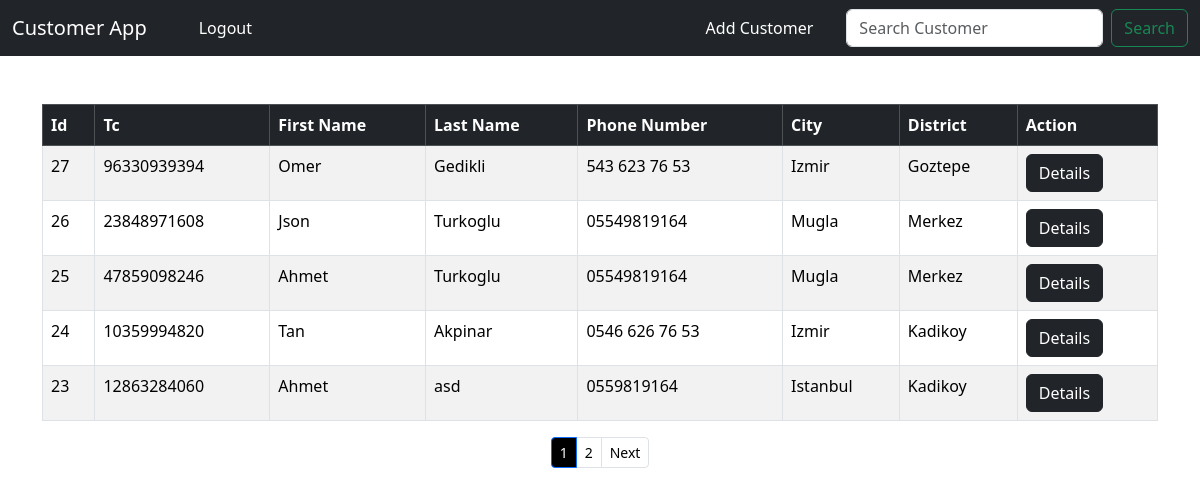
The app's page / (signed in), older data.
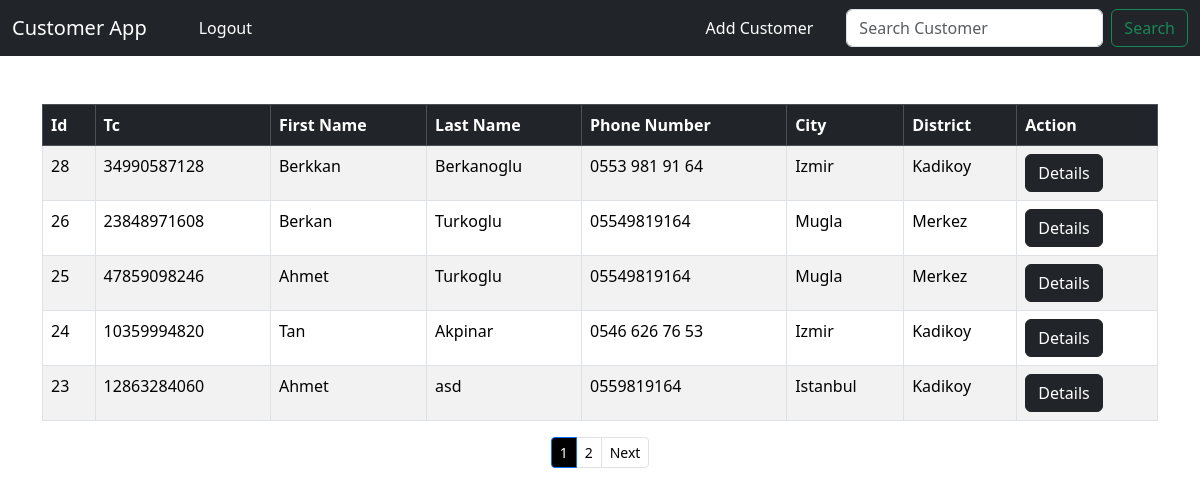
The same page, newer data.
### crm/models.py (models this page shows, shortened)
class Customer(models.Model):
    created_at = models.DateTimeField(auto_now_add=True)
    tc_no = models.IntegerField(editable=True, validators=[
        RegexValidator(r'^[1-9]{1}[0-9]{9}[02468]{1}$', message="Invalid Tc No ", code="invalid_number")], unique=True)
    first_name = models.CharField(max_length=50, editable=True)
    last_name =  models.CharField(max_length=50, editable=True)
    phone = models.CharField(max_length=15, editable=True)
    city =  models.CharField(max_length=50, editable=True)
    district =  models.CharField(max_length=50, editable=True)

### crm/views.py (the view)
# urls.py: path("", views.home, name="home"),
def home(request):
    if request.method == 'POST':
        username = request.POST['username']
        password = request.POST['password']
        user = authenticate(request, username=username, password=password)
        if user is not None:
            login(request, user)
            messages.success(request, "You have been logged in!")
            return redirect('home')
        else :
            messages.error(request, "There was an error! Please check your password or username!")
            return redirect('home')
    else :
        p = Paginator(Customer.objects.all().order_by('-created_at'), 5)
        page = request.GET.get('page')
        customers = p.get_page(page)
        return render(request, 'home.html', {'customers' : customers})

### crm/templates/home.html (shortened to what this page needs)
{% extends 'base.html' %}
{% block content %}
    {% if user.is_authenticated %}
        <table class="table table-striped table-hover table-bordered">
          <thead class="table-dark" >
            <tr >
              <th scope="col">Id</th>
              <th scope="col">Tc</th>
              <th scope="col">First Name</th>
              <th scope="col">Last Name</th>
              <th scope="col">Phone Number</th>
              <th scope="col">City</th>
              <th scope="col">District</th>
              <th scope="col">Action</th>
            </tr>
          </thead>
          <tbody>
              {% if customers %}
                {% for customer in customers %}
                    <tr>
                      <td>{{ customer.id }}</td>
                      <td>{{ customer.tc_no }}</td>
                      <td>{{ customer.first_name }}</td>
                      <td>{{ customer.last_name }}</td>
                      <td>{{ customer.phone }}</td>
                      <td>{{ customer.city }}</td>
                      <td>{{ customer.district }}</td>
                      <td><a href="{% url 'customer' customer.id %}" class="btn btn-dark">Details</a></td>
                    </tr>
                {% endfor %}
              {% endif %}
          </tbody>
        </table>
          <nav aria-label="Page navigation example">
            <ul class="pagination justify-content-center pagination-sm">
                <li class="page-item active">
                  <span class="page-link" style="color: white; background-color: black;">
                    {{ customers.number }}
                  </span>
                </li>
              {% if customers.has_next %}
              <li class="page-item"><a class="page-link" style="color: black;" href="?page={{ customers.next_page_number }}">{{ customers.next_page_number }}</a></li>
              <li class="page-item"><a class="page-link" style="color: black;" href="?page={{ customers.next_page_number }}">Next</a></li>
              {% endif %}
            </ul>
          </nav>
    {% endif %}
{% endblock content %}

### crm/templates/base.html (shortened to what this page needs)
<!doctype html>
<html lang="en">
  <head>
    <link href="https://cdn.jsdelivr.net/npm/bootstrap@5.3.1/dist/css/bootstrap.min.css" rel="stylesheet">
  </head>
  <body>
    {% include 'navbar.html' %}
    <div class="container">
      <div class="col-md-6 offset-md-3">
      <br/>
      </div>
      <br>
      {% block content %}
      {% endblock content %}
    </div>
  </body>
</html>

### crm/templates/navbar.html (shortened to what this page needs)
<nav class="navbar navbar-expand-lg navbar-dark bg-dark" >
  <div class="container-fluid">
    <a class="navbar-brand" href="{% url 'home' %}">Customer App</a>
    {% if user.is_authenticated %}
      <li class="nav-item">
        <a class="btn btn-dark" href="{% url 'logout' %}">Logout</a>
      </li>
    {% endif %}
    <div class="collapse navbar-collapse" id="navbarSupportedContent">
      {% if user.is_authenticated %}
        <ul class="navbar-nav ms-auto">
            <li class="nav-item">
              <a href="{% url 'add_customer' %}" class="btn btn-dark">Add Customer</a>
            </li>
        </ul>
        <form class="d-flex" method="POST"  action="{% url 'search_customer' %}">
          <input class="form-control me-2" type="search" placeholder="Search Customer" aria-label="Search"  style="margin-inline: 20px;" name="searched">
          <button class="btn btn-outline-success" type="submit">Search</button>
        </form>
      {% endif %}
    </div>
  </div>
</nav>

Row changes from the older to the newer data that the page shows:
removed Customer: id "27", tc_no "96330939394", first_name "Omer", last_name "Gedikli", phone "543 623 76 53", city "Izmir", district "Goztepe"
added Customer: id "28", tc_no "34990587128", first_name "Berkkan", last_name "Berkanoglu", phone "0553 981 91 64", city "Izmir", district "Kadikoy"
changed Customer id 26: first_name "Json" → "Berkan"
